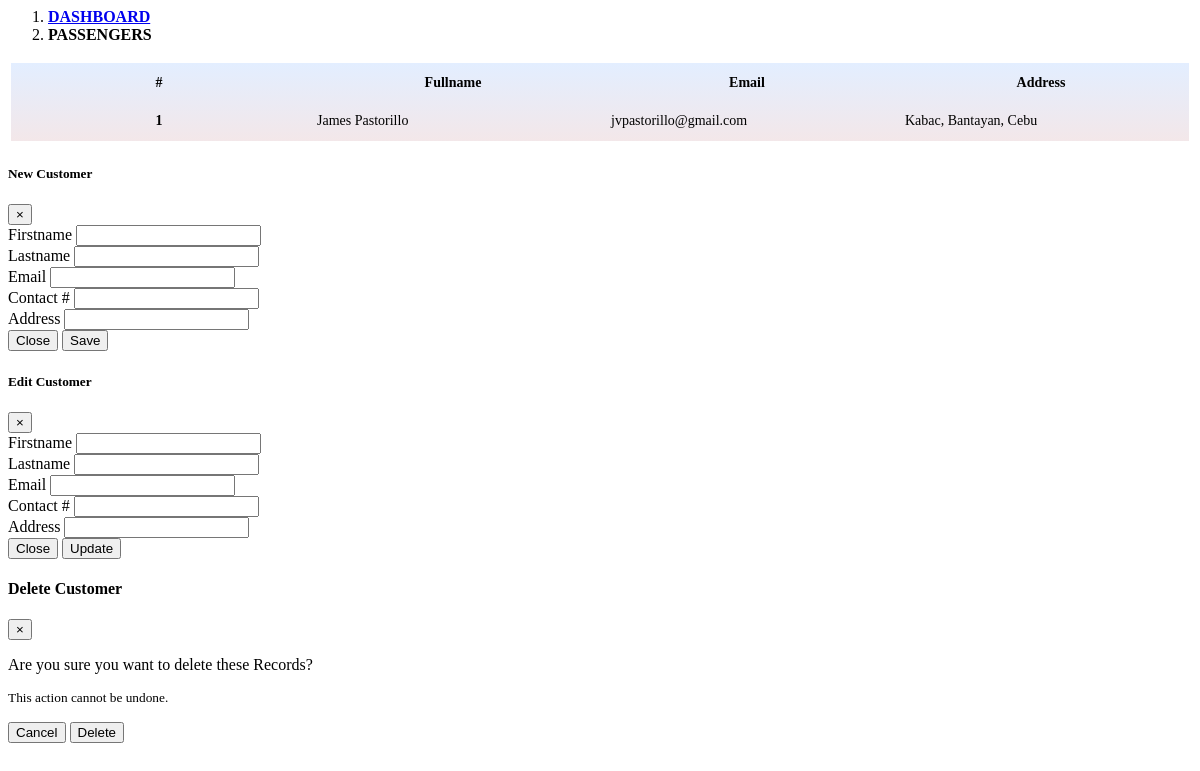
Page /admin/pages/customer on the committed database.
### tables this page shows
CREATE TABLE `tblpassenger` (
  `id` int(11) NOT NULL,
  `first_name` varchar(250) NOT NULL,
  `last_name` varchar(250) NOT NULL,
  `email` varchar(250) NOT NULL,
  `address` varchar(250) NOT NULL,
  `password` varchar(250) NOT NULL,
  `verification_code` text NOT NULL,
  `email_verified_at` datetime NOT NULL
);

### admin/pages/customer.php (the view, shortened to what this page needs)
<div>
    <nav aria-label="breadcrumb">
        <ol class="breadcrumb">
            <li class="breadcrumb-item"><a href="/ceres/admin" style="font-family: 'Times New Roman', serif;"><b>DASHBOARD</b></a></li>
            <li class="breadcrumb-item active" aria-current="page" style="font-family: 'Times New Roman', serif;"><b>PASSENGERS</b></li>
        </ol>
    </nav>
    <div class="card">
        <div class="card-body" style="background-image: linear-gradient(to top, #f3e7e9 0%, #e3eeff 99%, #e3eeff 100%);">
            <div class="table-responsive">
                <table id="myTable" class="table table-striped">
                    <thead>
                        <tr>
                            <th scope="col">#</th>
                            <th scope="col">Fullname</th>
                            <th scope="col">Email</th>
                            <th scope="col">Address</th>
                        </tr>
                    </thead>
                    <tbody>
                        <?php
                            $result = mysqli_query($conn,"SELECT * FROM tblpassenger");
                            $i=1;
                            while($row = mysqli_fetch_array($result)) {
                        ?>
                        <tr id="<?php echo $row["id"]; ?>">
                            <th scope="row"><?php echo $i; ?></th>
                            <td><?php echo $row["first_name"]." ".$row["last_name"]; ?></td>
                            <td><?php echo $row["email"]; ?></td>
                            <td><?php echo $row["address"]; ?></td>
                        </tr>
                        <?php
                            $i++;
                            }
                        ?>
                    </tbody>
                </table>
            </div>
        </div>
    </div>
</div>
<div class="modal fade" id="newCustomerModal" tabindex="-1" aria-labelledby="newCustomerModalLabel" aria-hidden="true">
    <div class="modal-dialog">
        <div class="modal-content">
            <form id="customer_form">
                <div class="modal-header">
                    <h5 class="modal-title" id="newCustomerModalLabel">New Customer</h5>
                    <button type="button" class="close" data-dismiss="modal" aria-label="Close">
                        <span aria-hidden="true">&times;</span>
                    </button>
                </div>
                <div class="modal-body">
                    <div class="form-row">
                        <div class="form-group col-md-6">
                            <label>Firstname</label>
                            <input type="text" id="firstname" name="firstname" class="form-control" required>
                        </div>
                        <div class="form-group col-md-6">
                            <label>Lastname</label>
                            <input type="text" id="lastname" name="lastname" class="form-control" required>
                        </div>
                    </div>
                    <div class="form-group">
                        <label>Email</label>
                        <input type="email" id="email" name="email" class="form-control" required>
                    </div>
                    <div class="form-group">
                        <label>Contact #</label>
                        <input type="number" id="contact" name="contact" class="form-control" required>
                    </div>
                    <div class="form-group">
                        <label>Address</label>
                        <input type="text" id="address" name="address" class="form-control" required>
                    </div>
                </div>
                <div class="modal-footer">
                    <button type="button" class="btn btn-secondary" data-dismiss="modal">Close</button>
                    <button id="btn-add" type="submit" class="btn btn-primary">Save</button>
                </div>
            </form>
        </div>
    </div>
</div>
<div class="modal fade" id="customerEditModal" tabindex="-1" aria-labelledby="customerEditModalLabel"
    aria-hidden="true">
    <div class="modal-dialog">
        <div class="modal-content">
            <form id="edit_customer_form">
                <div class="modal-header">
                    <h5 class="modal-title" id="customerEditModalLabel">Edit Customer</h5>
                    <button type="button" class="close" data-dismiss="modal" aria-label="Close">
                        <span aria-hidden="true">&times;</span>
                    </button>
                </div>
                <div class="modal-body">
                    <div class="form-row">
                        <div class="form-group col-md-6">
                            <label>Firstname</label>
                            <input type="text" id="firstname_u" name="firstname" class="form-control" required>
                        </div>
                        <div class="form-group col-md-6">
                            <label>Lastname</label>
                            <input type="text" id="lastname_u" name="lastname" class="form-control" required>
                        </div>
                    </div>
                    <div class="form-group">
                        <label>Email</label>
                        <input type="email" id="email_u" name="email" class="form-control" required>
                    </div>
                    <div class="form-group">
                        <label>Contact #</label>
                        <input type="number" id="contact_u" name="contact" class="form-control" required>
                    </div>
                    <div class="form-group">
                        <label>Address</label>
                        <input type="text" id="address_u" name="address" class="form-control" required>
                    </div>
                </div>
                <div class="modal-footer">
                    <button type="button" class="btn btn-secondary" data-dismiss="modal">Close</button>
                    <button id="btn-update" type="submit" class="btn btn-primary">Update</button>
                </div>
            </form>
        </div>
    </div>
</div>
<div id="customerDeleteModal" class="modal fade">
    <div class="modal-dialog">
        <div class="modal-content">
            <form id="delete_customer_form">
                <div class="modal-header">
                    <h4 class="modal-title">Delete Customer</h4>
                    <button type="button" class="close" data-dismiss="modal" aria-hidden="true">&times;</button>
                </div>
                <div class="modal-body">
                    <p class="mb-0">Are you sure you want to delete these Records?</p>
                    <p class="text-warning"><small>This action cannot be undone.</small></p>
                </div>
                <div class="modal-footer">
                    <input type="button" class="btn btn-default" data-dismiss="modal" value="Cancel">
                    <button type="submit" class="btn btn-danger" id="delete">Delete</button>
                </div>
            </form>
        </div>
    </div>
</div>

### admin/pages/customer.php (style rules this page uses)
.breadcrumb-item { font-family: 'Times New Roman', serif; }
.card { border: 3px solid transparent; border-radius: 5px; animation: ledBorder 1.5s infinite alternate; margin: 10px 0; }
.card-body { background-image: linear-gradient(to top, #f3e7e9 0%, #e3eeff 99%, #e3eeff 100%); }
#myTable { width: 100%; table-layout: fixed; }
#myTable th, #myTable td { padding: 10px; word-wrap: break-word; font-size: 14px; }

### rows in the picture
tblpassenger: first_name "James", last_name "Pastorillo", email "jvpastorillo@gmail.com", address "Kabac, Bantayan, Cebu"
